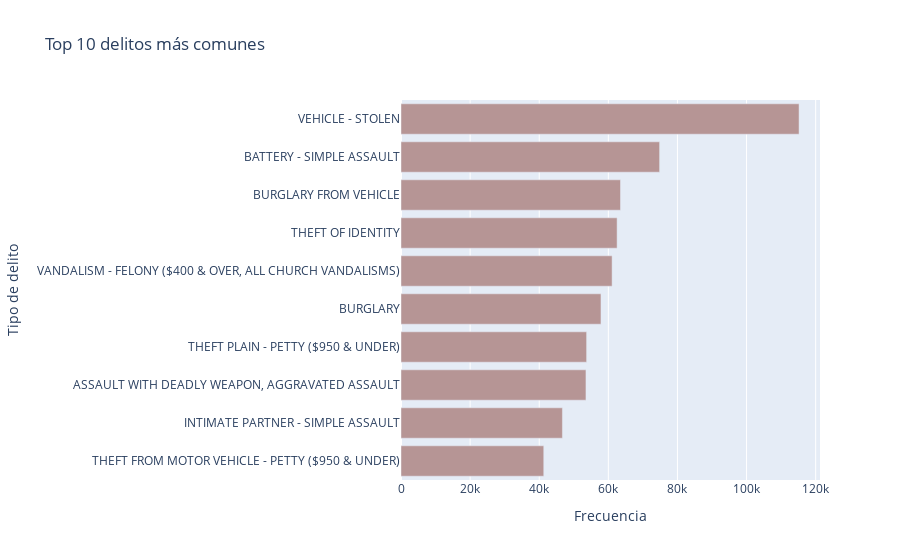

Notebook code for this chart:
### Markdown cell above
#### HIPÓTESIS 6    

"El crimen que mas se repite es el robo 🔪."

Hemos acertado en el que el delito más común es el robo, en este caso, de vehículos.

### Code cell
# calculo los 20 delitos más comunes
top10 = df['Crm Cd Desc'].value_counts().head(10)

# crear DataFrame para Plotly
df_top10 = top10.reset_index()
df_top10.columns = ['Tipo de delito', 'Frecuencia']

# crear gráfico interactivo de barras horizontales
fig = px.bar(
    df_top10,
    x='Frecuencia',
    y='Tipo de delito',
    orientation='h',
    title='Top 10 delitos más comunes',
    color_discrete_sequence=['#b69595']
)

# invertir el eje Y para que el delito más frecuente esté arriba
fig.update_layout(yaxis=dict(autorange='reversed'))
fig.show()
fig.write_image("hipotesis_6.png")

### Figure 1 — Plotly figure (JSON) as saved in the notebook; plotly's stock layout.template omitted (floating-point values rounded to 4 significant figures)
{"data": [{"hovertemplate": "Frecuencia=%{x}<br>Tipo de delito=%{y}<extra></extra>", "legendgroup": "", "marker": {"color": "#b69595", "pattern": {"shape": ""}}, "name": "", "orientation": "h", "showlegend": false, "textposition": "auto", "type": "bar", "x": [115190, 74839, 63517, 62538, 61092, 57871, 53717, 53525, 46712, 41314], "xaxis": "x", "y": ["VEHICLE - STOLEN", "BATTERY - SIMPLE ASSAULT", "BURGLARY FROM VEHICLE", "THEFT OF IDENTITY", "VANDALISM - FELONY ($400 & OVER, ALL CHURCH VANDALISMS)", "BURGLARY", "THEFT PLAIN - PETTY ($950 & UNDER)", "ASSAULT WITH DEADLY WEAPON, AGGRAVATED ASSAULT", "INTIMATE PARTNER - SIMPLE ASSAULT", "THEFT FROM MOTOR VEHICLE - PETTY ($950 & UNDER)"], "yaxis": "y"}], "layout": {"barmode": "relative", "legend": {"tracegroupgap": 0}, "title": {"text": "Top 10 delitos más comunes"}, "xaxis": {"anchor": "y", "domain": [0, 1], "title": {"text": "Frecuencia"}}, "yaxis": {"anchor": "x", "autorange": "reversed", "domain": [0, 1], "title": {"text": "Tipo de delito"}}}}
